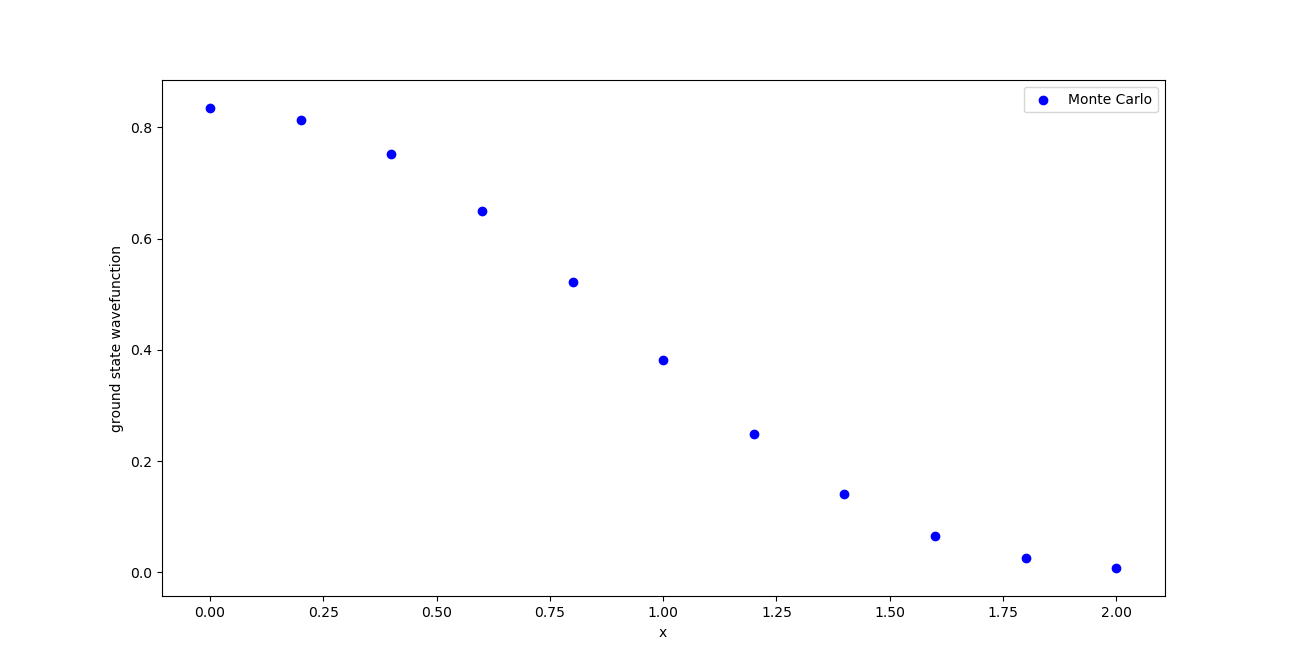

This figure's Python source:
import sys
import numpy as np
import matplotlib.pyplot as plt

# This script will use the first data found in the first file provided.

file = open(sys.argv[1])
read = False

coord = []
wave_func = []
for line in file:
    if read :
        splitted = line.split()
        if(len(splitted) == 0) :
            break
        coord.append(float(splitted[0]))
        wave_func.append(float(splitted[1]))
    elif line == "Ground state wavefunction:\n" :
        read = True
        continue

plt.close()
plt.scatter(coord, wave_func, color = "blue",
            label = "Monte Carlo")
plt.xlabel("x")
plt.ylabel("ground state wavefunction")
plt.legend(loc = "upper right")
plt.show()
